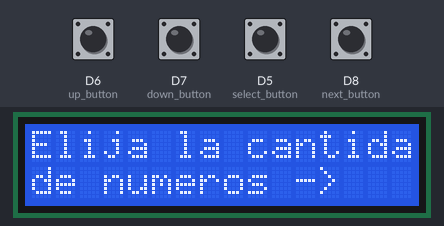
Bench run of a program on a simulated ESP8266 (NodeMCU). Shown: 16×2 character LCD. Inputs (shaded band) come from the test bench; at power-on: D5 (select_button) HIGH, D6 (up_button), D7 (down_button), D8 (next_button) LOW. Random numbers use the default seed unless the program sets one; what the program prints to the serial monitor is not drawn.

Above: at 1.2 s.
1.3 s: D8 (next_button) pulled HIGH for 1 s
At 3.3 s:
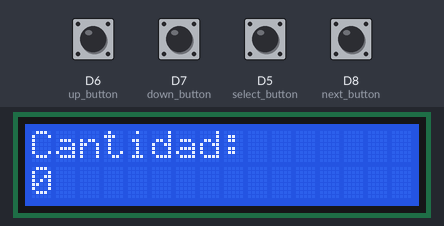
3.9 s: D6 (up_button) pulled HIGH for 0.15 s
At 5.1 s:
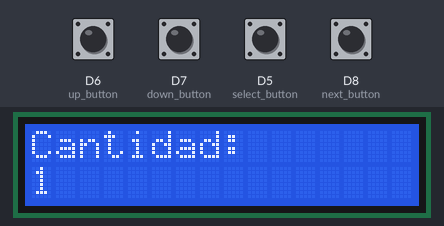
5.5 s: D8 (next_button) pulled HIGH for 0.15 s
At 6.9 s:
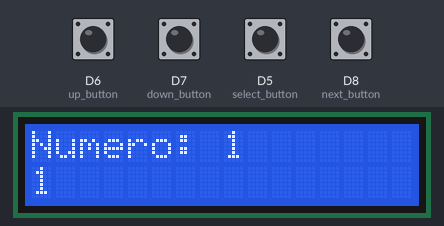
7.2 s: D8 (next_button) pulled HIGH for 0.15 s
At 7.65 s:
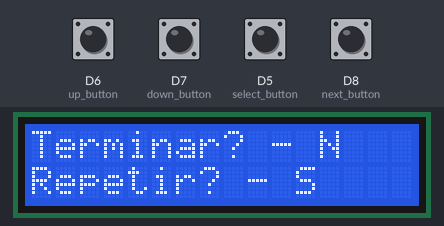
Timing chart, 0 to 10.2 s (numbered marks = the images above; inputs shaded):
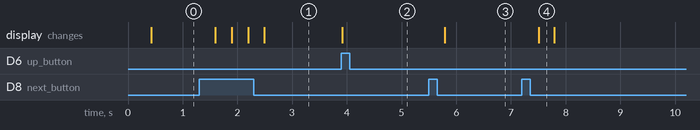

Measured:
- after the input at 1.3 s, the display: changes after 0.29 s (image 1)
- after the input at 3.9 s, the display: changes at once (image 2)
- after the input at 5.5 s, the display: changes after 0.29 s (image 3)
- after the input at 7.2 s, the display: changes after 0.31 s (image 4)

The program:

main.cpp
```cpp
#include <Arduino.h>
#include <LiquidCrystal_I2C.h>

#define COLUMNS 16
#define ROWS 2

const uint8_t select_button = D5;
const uint8_t up_button = D6;
const uint8_t down_button = D7;
const uint8_t next_button = D8;

LiquidCrystal_I2C lcd(0x3F, COLUMNS, ROWS);

void first_row_mesage(const char *message);
void first_row_mesage(unsigned int number);
void second_row_message(const char *message);
void second_row_message(unsigned int number);
void complete_message(const char *message);
void clear_row(uint8_t row);
void wait_for_button(uint8_t button);

void initiate_game();
void select_range();
void show_next_number(unsigned int number, uint8_t index);
void end_game();

void setup()
{
    // put your setup code here, to run once:
    Serial.begin(9600);
    pinMode(select_button, INPUT);
    pinMode(up_button, INPUT);
    pinMode(down_button, INPUT);
    pinMode(next_button, INPUT);

    lcd.init();
    lcd.backlight();
}

void loop()
{
    // put your main code here, to run repeatedly:
    initiate_game();

}

void initiate_game()
{
    first_row_mesage("Presione para");
    second_row_message("iniciar");
    wait_for_button(select_button);
    select_range();
}

void select_range()
{
    unsigned int selected_number = 0;
    first_row_mesage("Elija la cantidad");
    second_row_message("de numeros ->");
    wait_for_button(next_button);
    first_row_mesage("Cantidad:");
    second_row_message(selected_number);
    while (!digitalRead(next_button))
    {
        if (digitalRead(up_button))
        {
            selected_number++;
            second_row_message(selected_number);
            delay(250);
        }
        else if (digitalRead(down_button))
        {
            if (selected_number != 0)
                selected_number--;
            second_row_message(selected_number);
            delay(250);
        }
        yield();
    }
    delay(250);
    Serial.println("Numero seleccionado:");
    Serial.println(selected_number);

    if (selected_number <= 0)
        return;

    unsigned int numeros[selected_number];
    randomSeed(millis());
    bool found = true;
    // fill the array with values
    for (unsigned int i = 0; i < selected_number; i++)
    {
        while (found)
        {
            numeros[i] = random(1, selected_number + 1);
            for (unsigned int j = 0; j < i; j++)
            {
                if (numeros[j] == numeros[i])
                {
                    found = true;
                    break;
                }
                else if (j == i - 1)
                {
                    found = false;
                }
            }
            if (i == 0)
            {
                found = false;
            }
        }
        found = true;
    }

    // shuffle the array
    // explained on: https://stackoverflow.com/questions/32413209/shuffle-an-array-in-arduino-software
    // const size_t array_size = sizeof(numeros) / sizeof(numeros[0]);
    // for (size_t i = 0; i < array_size - 1; i++)
    // {
    //     size_t j = random(0, array_size - i);

    //     // swap the values between i and j index
    //     int t = numeros[i];
    //     numeros[i] = numeros[j];
    //     numeros[j] = t;
    // }
    bool end = false;
    do
    {
        for (unsigned int i = 0; i < selected_number; i++)
        {
            show_next_number(numeros[i], i + 1);
            wait_for_button(next_button);
        }
        first_row_mesage("Terminar? - N");
        second_row_message("Repetir? - S");
        do
        {
            yield();
        } while(!digitalRead(select_button) && !digitalRead(next_button));
        end = digitalRead(select_button);
        delay(250);
        yield();
    } while (end);
}

void first_row_mesage(const char *message)
{
    clear_row(0);
    lcd.setCursor(0, 0);
    lcd.print(message);
}

void first_row_mesage(unsigned int number)
{
    clear_row(0);
    lcd.setCursor(0, 0);
    lcd.write(number);
}

void second_row_message(const char *message)
{
    clear_row(1);
    lcd.setCursor(0, 1);
    lcd.print(message);
}

void second_row_message(unsigned int number)
{
    clear_row(1);
    lcd.setCursor(0, 1);
    lcd.print(number);
}

void complete_message(const char *message)
{
    lcd.clear();
    lcd.setCursor(0, 0);
    lcd.println(message);
}

void clear_row(uint8_t row)
{
    lcd.setCursor(0, row);
    for (int i = 0; i < COLUMNS; i++)
    {
        lcd.print(" ");
    }
}

void show_next_number(unsigned int number, uint8_t index)
{
    first_row_mesage("Numero: ");
    lcd.print(index);
    second_row_message(number);
}

void wait_for_button(uint8_t button)
{
    while (!digitalRead(button)) { yield(); }
    Serial.print("boton: ");
    Serial.println(button);
    delay(250);
}

void wait_for_button(uint8_t button_1, uint8_t button_2)
{
    while (!digitalRead(button_1) | !digitalRead(button_2)) { yield(); }
    Serial.print("boton: ");
    Serial.println(button_1);
    delay(250);
}
```
